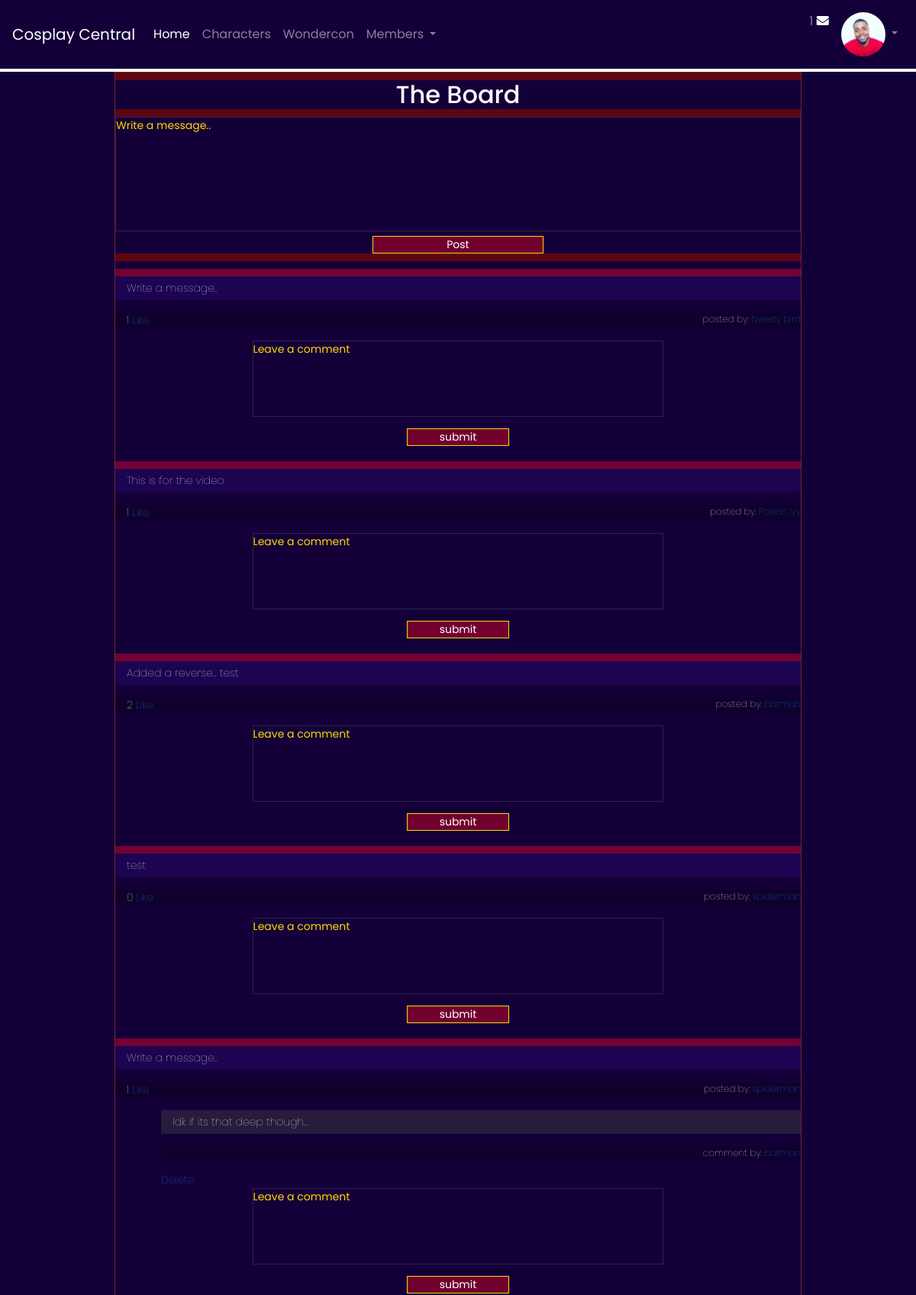
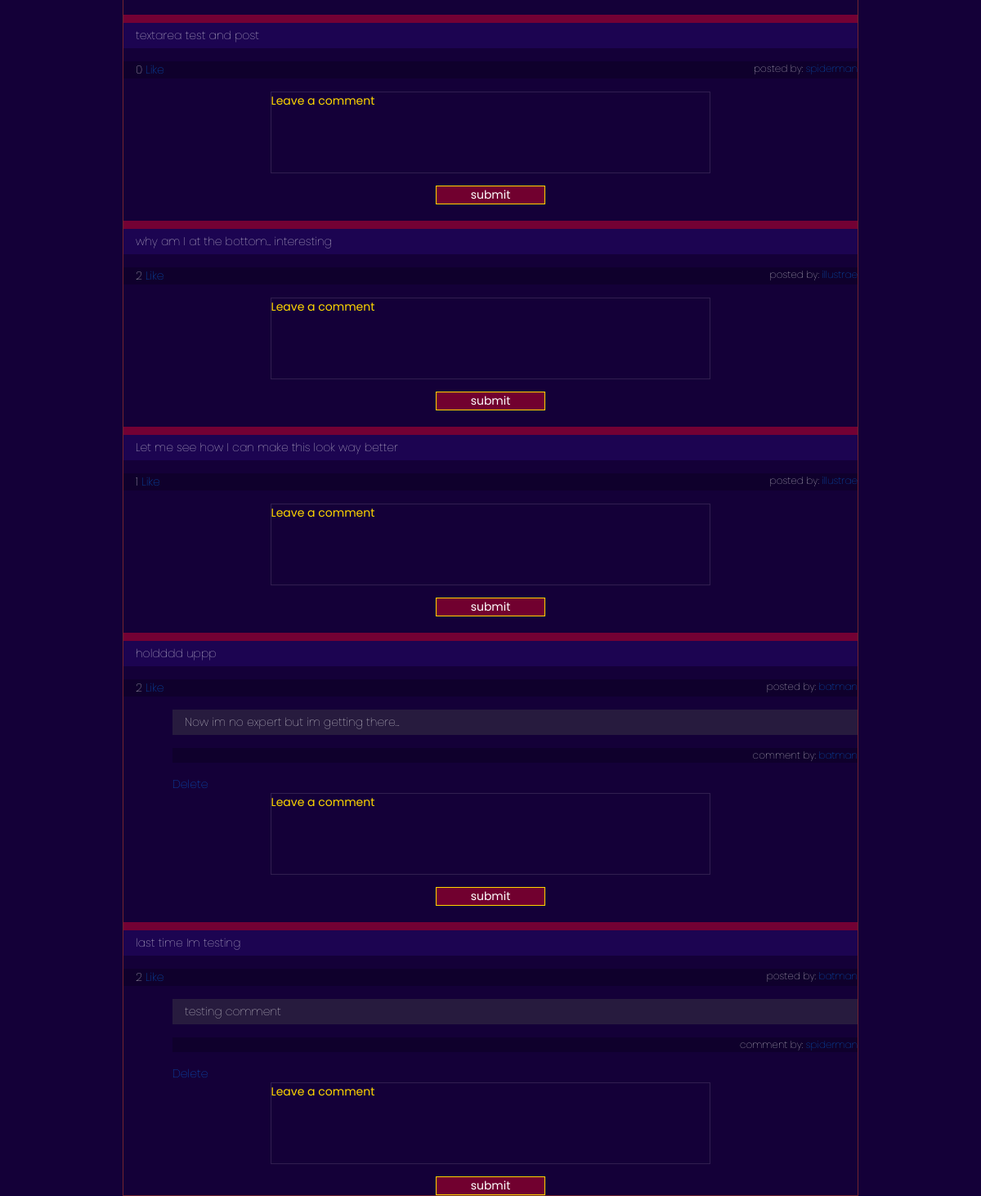
/forum/ (signed in), run on an earlier commit of the app's database (2 pictures, top to bottom).
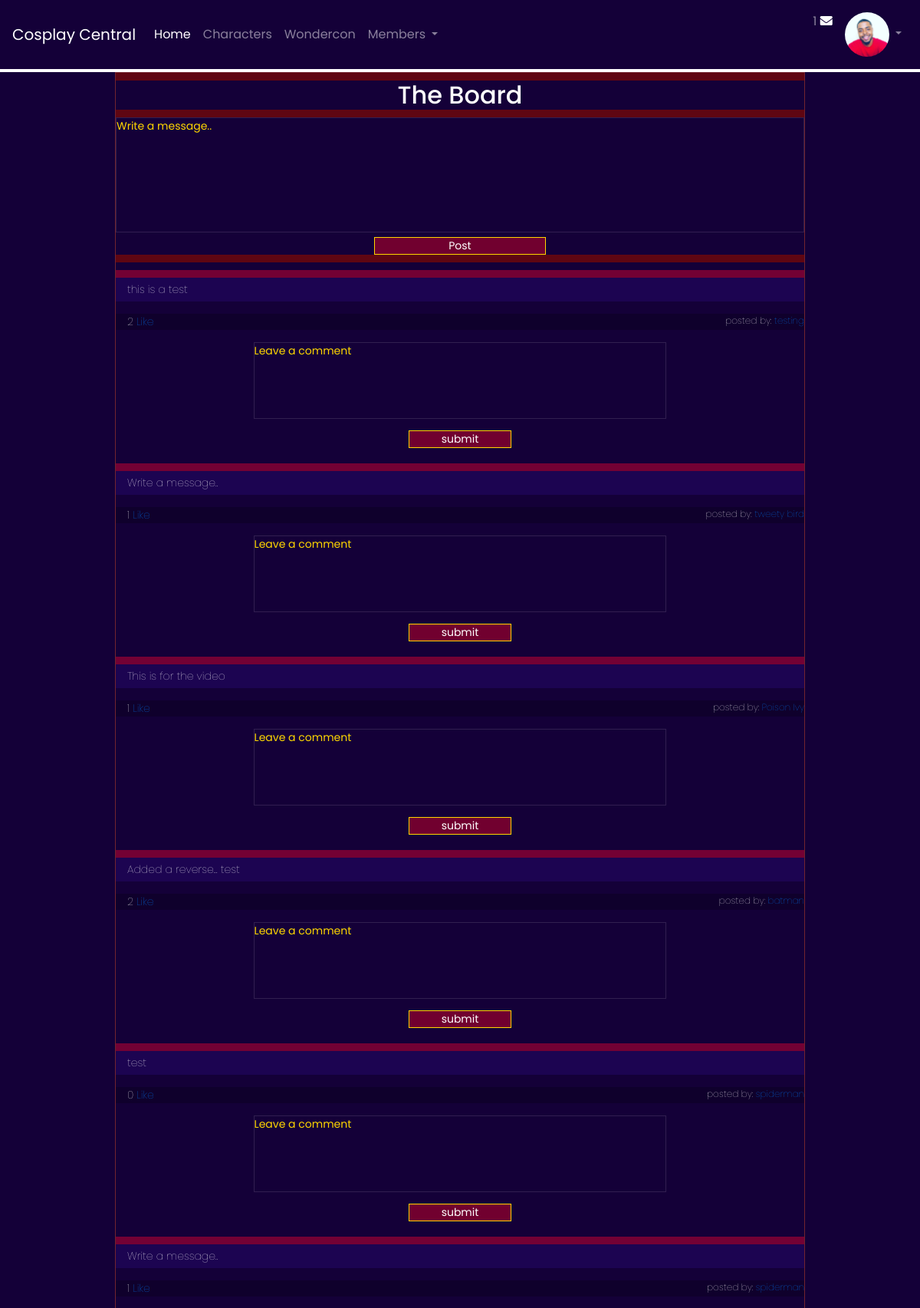
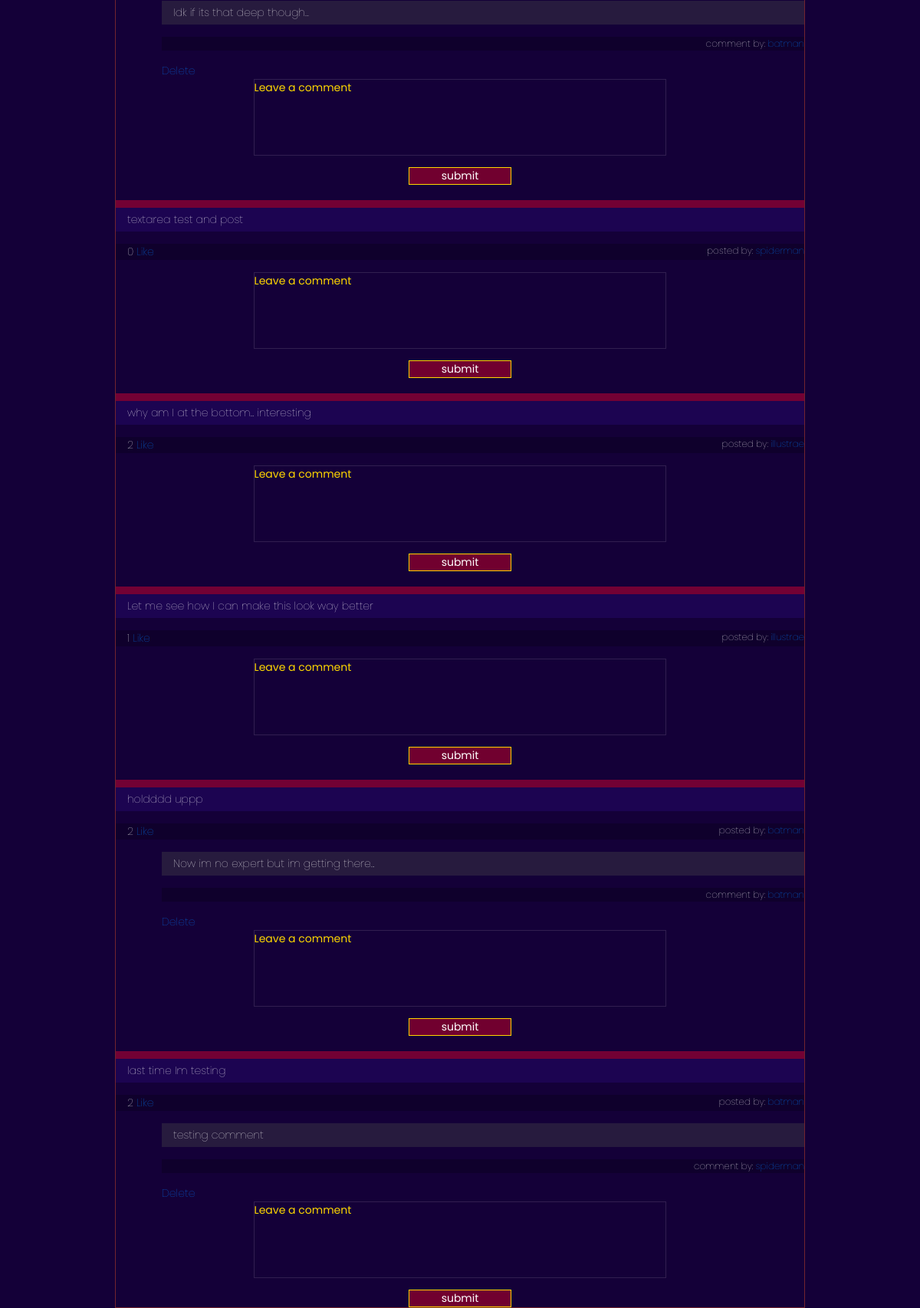
And on a later commit of the database (2 pictures, top to bottom).
### cosplayapp/models.py (models this page shows, shortened)
class User(models.Model):
    first_name = models.CharField(max_length=45, null=True)
    last_name = models.CharField(max_length=45, null=True)
    username = models.CharField(max_length=255, null=True)
    email = models.EmailField(unique=True)
    password = models.CharField(max_length=45)
    confirm_pw = models.CharField(max_length=45)
    objects = UserManager()
    date_created = models.DateTimeField(auto_now_add=True)
    date_updated = models.DateTimeField(auto_now=True)

class Profile(models.Model):
    user = models.OneToOneField(User, unique=True, on_delete=models.CASCADE)
    location = models.CharField(max_length=45, null=True)
    favorite = models.CharField(max_length=255, null=True)
    about = models.TextField(null=True)
    image = models.ImageField(default='default.jpg', upload_to='profile_pics')

class Message(models.Model):
    message = models.TextField()
    poster = models.ForeignKey(
        User, related_name='user_messages', null=True, on_delete=models.CASCADE)
    user_likes = models.ManyToManyField(User, related_name='liked_posts')
    date_created = models.DateTimeField(auto_now_add=True, null=True)

class Comment(models.Model):
    comment = models.TextField()
    poster = models.ForeignKey(
        User, related_name='user_comments', null=True, on_delete=models.CASCADE)
    wall_message = models.ForeignKey(
        Message, related_name='post_comments', on_delete=models.CASCADE)
    created_at = models.DateTimeField(auto_now_add=True)

### cosplayapp/views.py (the view)
# urls.py: path('forum/', views.forum),
def forum(request):
    if 'user_id' not in request.session:
        return redirect('/')
    user = User.objects.get(id=request.session['user_id'])
    context = {
        'user': user,
        'messages': Message.objects.all()
    }
    return render(request, 'forum.html', context)

### cosplayapp/templates/forum.html (shortened to what this page needs)
{% extends 'base.html' %}
{% block content %}
<div class='mainWall' id='mainWall'>
        <h2 id='forWall'>The Board</h2>
        <form action='/wall' method=POST id='wall1'>
        <textarea rows='5' type="text" label='Write' name='mess' id='wallP'>Write a message..</textarea>
        <input type="submit" value="Post" id='postbtn'>
        </form>
<div id="posts">
    {% for post in messages reversed %}
        <div class='one_post'>
        <p class='post'>{{post.message}}</p>
        </div>
        <div id='posted1'>
            <p class='poster' style='text-align:left;'>{{post.user_likes.count}} <a href='/like/{{post.id}}'> Like </a>
                <span style='float:right;font-size:12px;'>
                    posted by: <a href='/userProfile/{{post.poster.id}}'> {{post.poster.username}} </a>
                </span>
            </p>
<div id='comments1'>
    {% for comment in post.post_comments.all %}
        <p class='comments2'style='padding-left:15px;'> {{comment.comment}}</p>
        <p class='comments3' style='text-align:right;font-size:12px'> comment by: <a href='/userProfile/{{post.poster.id}}'>{{comment.poster.username}}</a></p>
        <a href="/delete/{{comment.id}}">Delete</a>
    {% endfor %}
</div>
<div id='comments4'>
    <form action='/add_comment/{{post.id}}' method=POST id='wall2'>
    <textarea rows='2' type='text' name='comment' id='commentP'>Leave a comment</textarea>
    <input type='submit' value='submit' id='commentbtn'>
            </form>
        </div>
    {% endfor %}
</div>
{% endblock content %}

### cosplayapp/templates/base.html (shortened to what this page needs)
<!doctype html>
<html lang='en'>
<head>
    {% load static %}
    <link rel='stylesheet' href='https://maxcdn.bootstrapcdn.com/bootstrap/4.0.0/css/bootstrap.min.css'>
    <link rel='stylesheet' href='{% static 'css/styles.css' %}'>
    <link rel='stylesheet' href='https://use.fontawesome.com/releases/v5.7.0/css/all.css'>
</head>
<body>
    <div class='main'>
        <nav class='mb-1 navbar navbar-expand-lg navbar-dark secondary-color lighten-1'>
            <a class='navbar-brand' href='#'>Cosplay Central</a>
    <div class='collapse navbar-collapse' id='navbarContent'>
        <ul class='navbar-nav mr-auto'>
            <li class='nav-item active'>
                <a class='nav-link' href='/dashboard/'>Home
                </a>
            </li>
            <li class='nav-item'>
                <a class='nav-link' href='/characters/'>Characters</a>
            </li>
            <li class='nav-item'>
                <a class='nav-link' href='/events/'>Wondercon</a>
        </li>
        <li class='nav-item dropdown'>
            <a class='nav-link dropdown-toggle' id='navbarDropdown' data-toggle='dropdown' aria-haspopup='true' aria-expanded='false'>Members
            </a>
        </li>
    </ul>
    <ul class='navbar-nav ml-auto nav-flex-icons'>
        <li class='nav-item'>
            <a class='nav-link waves-effect waves-light'>1
                <i class='fas fa-envelope'></i>
            </a>
        </li>
        <li class='nav-item avatar dropdown'>
            <a class='nav-link dropdown-toggle' id='navbarDropdown2' data-toggle='dropdown' aria-haspopup='true' aria-expanded='false'>
                <img src='{{ user.profile.image.url }}' class='rounded-circle img-fluid' alt='avatar image'>
            </a>
        </li>
    </ul>
</div>
</nav>
</div>
<div>
{%block content%}{% endblock %}
</div>
</body>
</html>

### cosplayapp/static/css/styles.css (style rules this page uses)
* { color: white; background-color: #140038; font-family: Poppins; margin: 0; padding: 0; box-sizing: border-box; }
.navbar, .container { background-color: #140038; }
h2 { color: white; text-align: center; margin-top: 10px; margin-bottom: 10px; }
.rounded-circle { width: 58px; height: 58px; }
#mainWall { border-style: solid; border-width: thin; border-color: #ffffff1f; background-color: #5f0612; display: inline-flexbox; margin: auto; width: 75%; font-size: 14px; font-weight: lighter; }
#mainWall #wallP { width: 100%; height:150px; border-style: solid; border-width: thin; border-color: #ffffff1f; resize: none; color: gold; }
#mainWall #postbtn { width: 25%; display: block; margin-left: auto; margin-right: auto; border-style: solid; border-color: gold; border-width: 1px; background-color: rgba(138, 0, 46, 0.795); }
#mainWall .poster span, #mainWall .poster { background-color: #0f002c; text-align: right; display: block; margin-left: auto; margin-right: auto; padding-left: 15px; }
#mainWall #comments1 { width: auto; background-color: #140038; margin-left: 60px; }
#mainWall #posts .one_post { width: auto; margin-top: 10px; padding-top: 10px; border-width: 1px; border-color: gold; }
.one_post p.post { width: auto; border-top: solid; border-top-width: 10px; border-top-color: rgba(138, 0, 46, 0.795); background-color:#1e0555dc; padding: 5px; padding-left: 15px; }
p.comments2 { background-color: #302742b4; padding-top: 5px; padding-bottom: 5px; }
p.comments3 { background-color: #0f002c; }
#wall2 textarea { width: 60%; height: 100px; border-style: solid; border-width: thin; border-color: #ffffff1f; resize: none; color: gold; display: block; margin-left: auto; margin-right: auto; }
#comments4 #commentbtn { display: block; margin-left: auto; margin-right: auto; margin-top: 15px; width: 15%; justify-content: center; border-style: solid; border-color: gold; border-width: 1px; background-color: rgba(138, 0, 46, 0.795); }

What changed in the data, as far as the page shows it:
added Message: message "this is a test", user_likes.count "2", poster.username "testing"
